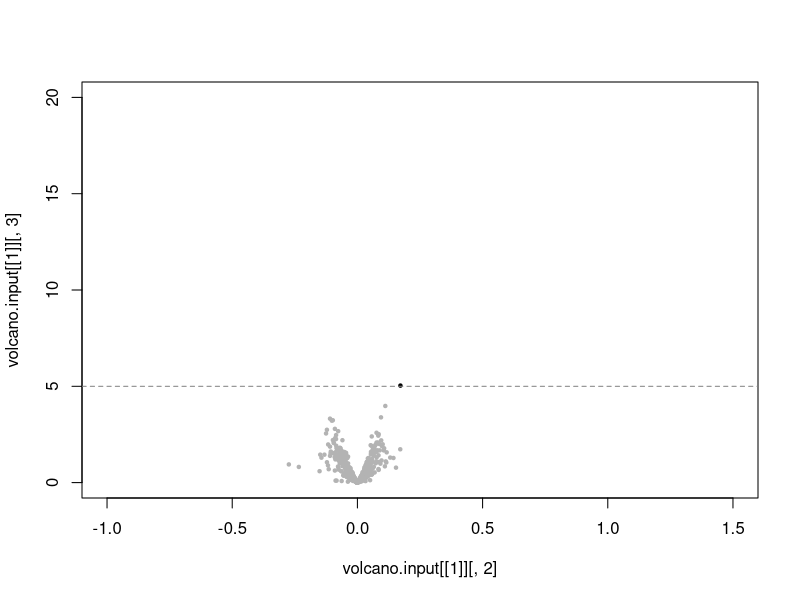
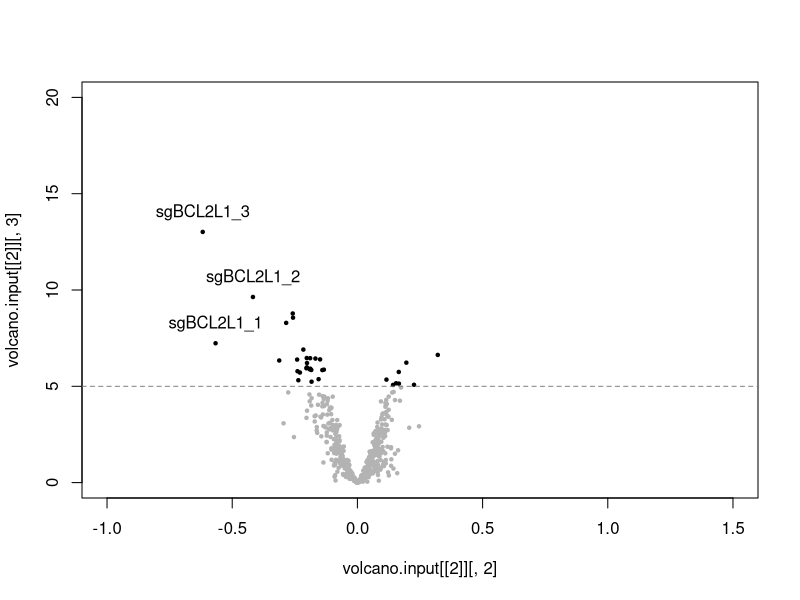
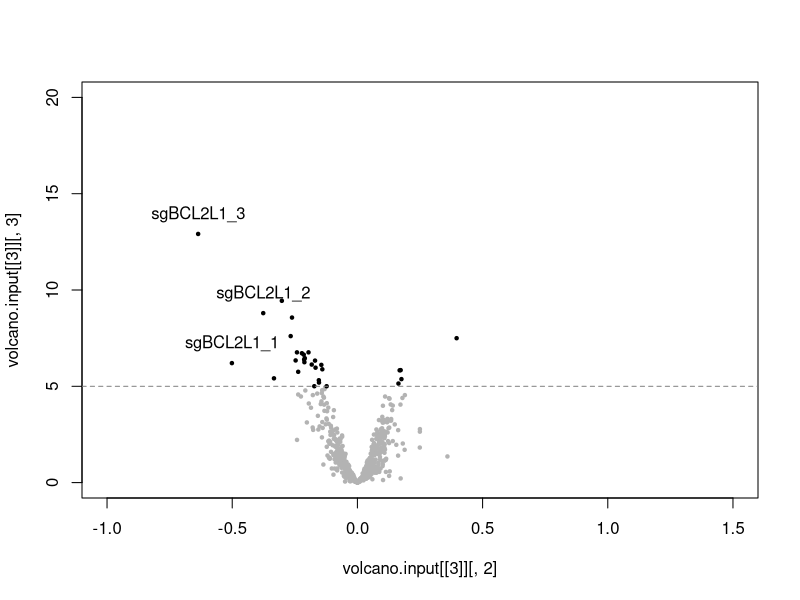
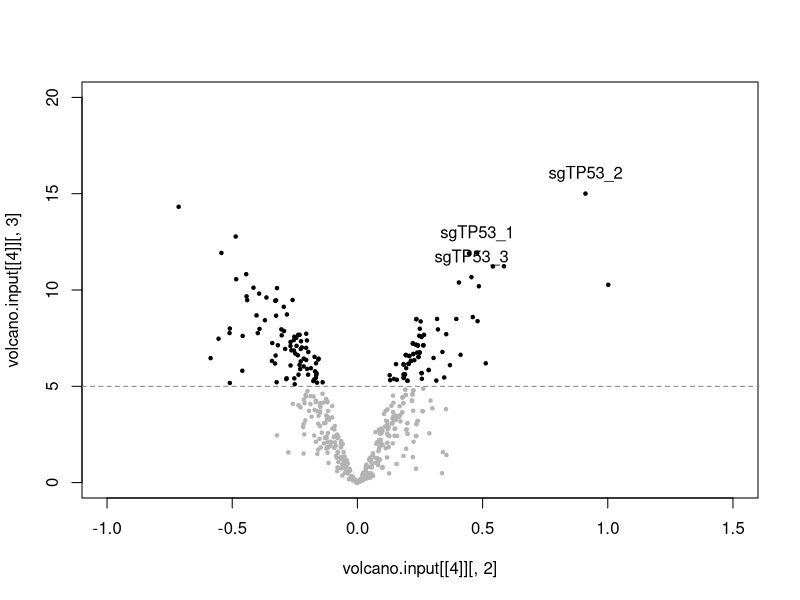
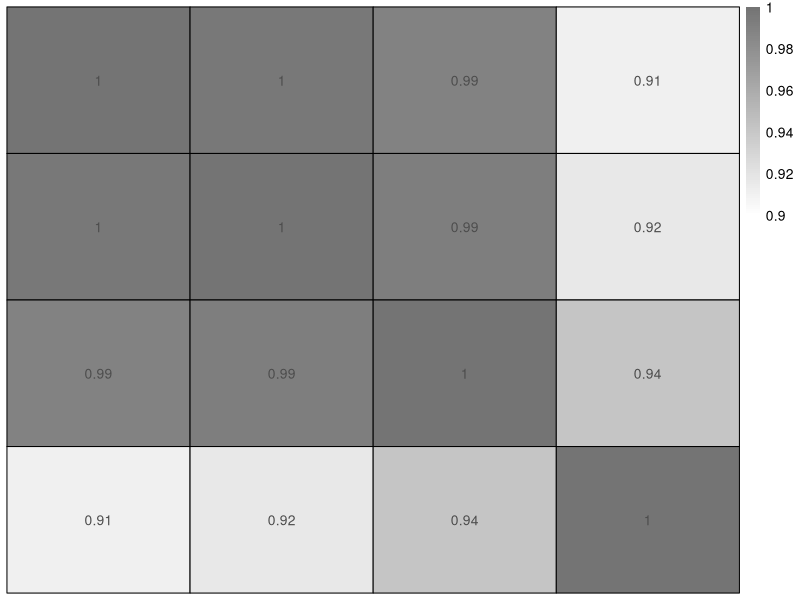
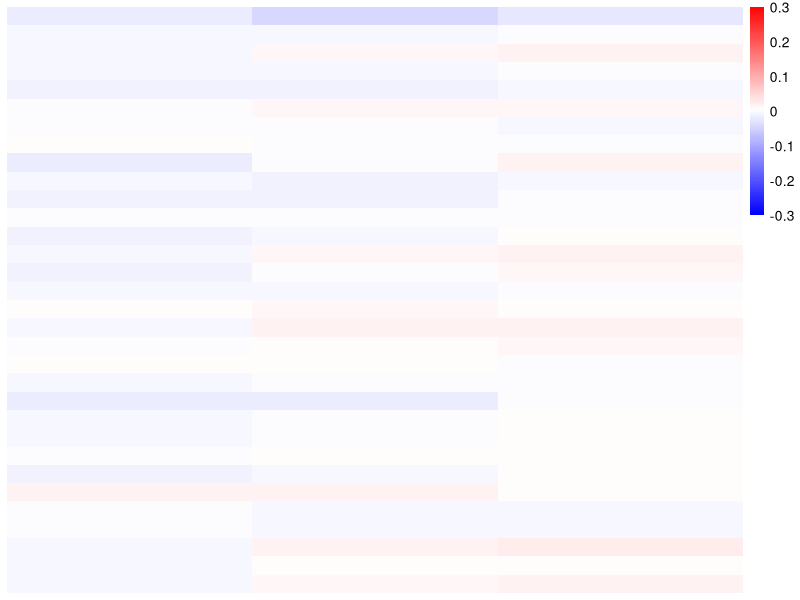
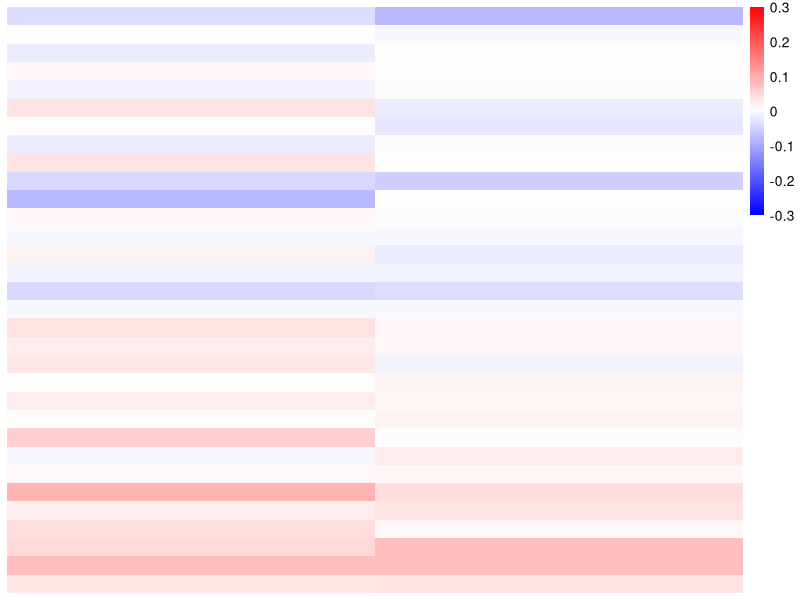

Generate these figures, in order, with R:
## ---- chunk 1
knitr::opts_chunk$set(
  warning=F,
  message=F,
  fig.width=7, fig.height=7,
  echo=T
)
## ---- chunk 2
library(pheatmap)
## ---- chunk 3
print("fig-1b-here")
## ---- chunk 4
library(openxlsx)
## ---- chunk 5
volcano.input = list(
  read.xlsx("fig-1c-input.xlsx", sheet=1),
  read.xlsx("fig-1c-input.xlsx", sheet=2),
  read.xlsx("fig-1c-input.xlsx", sheet=3),
  read.xlsx("fig-1c-input.xlsx", sheet=4)
)

plot(volcano.input[[1]][, 2], volcano.input[[1]][, 3], pch=20, cex=0.70,
  col=ifelse(volcano.input[[1]][, 3] >= 5.0, "black", "grey70"),
  xlim=c(-1.0, +1.5), ylim=c(0, 20)
)
abline(h=5.0, col="grey50", lty=2)

plot(volcano.input[[2]][, 2], volcano.input[[2]][, 3], pch=20, cex=0.70,
  col=ifelse(volcano.input[[2]][, 3] >= 5.0, "black", "grey70"),
  xlim=c(-1.0, +1.5), ylim=c(0, 20)
)
abline(h=5.0, col="grey50", lty=2)
text.show.2 = volcano.input[[2]][grep("sgBCL2L1_", volcano.input[[2]][, 1]), ]
text(x=text.show.2[, 2], y=text.show.2[, 3] + 1.0, labels=text.show.2[, 1])

plot(volcano.input[[3]][, 2], volcano.input[[3]][, 3], pch=20, cex=0.70,
  col=ifelse(volcano.input[[3]][, 3] >= 5.0, "black", "grey70"),
  xlim=c(-1.0, +1.5), ylim=c(0, 20)
)
abline(h=5.0, col="grey50", lty=2)
text.show.3 = volcano.input[[3]][grep("sgBCL2L1_", volcano.input[[3]][, 1]), ]
text(x=text.show.3[, 2], y=text.show.3[, 3] + 1.0, labels=text.show.3[, 1])

plot(volcano.input[[4]][, 2], volcano.input[[4]][, 3], pch=20, cex=0.70,
  col=ifelse(volcano.input[[4]][, 3] >= 5.0, "black", "grey70"),
  xlim=c(-1.0, +1.5), ylim=c(0, 20)
)
abline(h=5.0, col="grey50", lty=2)
text.show.4 = volcano.input[[4]][grep("sgTP53", volcano.input[[4]][, 1]), ]
text(x=text.show.4[, 2], y=text.show.4[, 3] + 1.0, labels=text.show.4[, 1])
## ---- chunk 6
correlation.input = cbind(
  c(36951, 39522, 53081, 31144, 34112, 39725, 32237, 33085, 58393, 37407, 37208, 33476, 50716, 35569, 36015, 42876, 53956, 43403, 30356, 24336, 39745, 42539, 41750, 43862, 37958, 43898, 38440, 34914, 34998, 31216, 40739, 35959),
  c(32302, 33600, 45448, 27019, 29319, 33994, 28845, 28476, 49964, 31083, 32011, 27701, 42399, 30426, 30178, 36697, 46241, 37071, 26287, 21439, 33387, 35474, 35225, 37625, 32300, 37593, 32507, 29883, 29088, 27514, 35037, 30480),
  c(39505, 42912, 55614, 32877, 35649, 42550, 35926, 34921, 61137, 39749, 40631, 34024, 53790, 38863, 37819, 45772, 57047, 45460, 32685, 26226, 40948, 44475, 42848, 45932, 39122, 48940, 41877, 38550, 33626, 34104, 44087, 38012),
  c(29708, 35816, 44707, 25086, 32981, 38075, 30307, 27999, 44428, 32989, 33348, 28845, 41031, 30768, 30894, 39775, 46344, 35767, 25921, 20947, 29414, 36372, 33206, 37898, 27571, 42330, 31745, 32132, 24182, 26432, 36729, 31750)
)

correlation.output = cor(correlation.input)
pheatmap(correlation.output, cluster_rows=F, cluster_cols=F, border_color="black",
  color=colorRampPalette(c("white", "grey45"))(100), breaks=seq(0.90, 1.00, length.out=100),
  display_numbers=round(correlation.output, 2), fontsize_number=10
)
## ---- chunk 7
heatmap.input = cbind(
  c(-0.0165782, -0.0047367, -0.0090594, -0.0036821, -0.0100582, -0.0015941, 0.00204447, 0.00535296, -0.0166796, -0.0063498, -0.0119492, -0.0014037, -0.0130518, -0.0040778, -0.0140498, -0.0039513, 0.00892923, -0.0038289, -0.0017354, 0.00869498, -0.0032629, -0.0185003, -0.0080443, -0.0038401, 0.00124816, -0.0151339, 0.01545386, -0.0020138, -0.0028616, -0.0035868, -0.0039058, -0.0067485),
  c(-0.0437371, -0.0062643, 0.01081928, -0.0061276, -0.0151058, 0.01185327, -0.0028545, 0.00264918, 0, -0.0132574, -0.0134188, -0.0029211, -0.0051474, 0.01209403, -0.0008212, -0.0064227, 0.01205981, 0.01664639, 0.00793326, 0.00611238, -0.0021838, -0.019319, -0.0022611, 0.00200725, 0.00573075, -0.0070468, 0.02067808, -0.0072382, -0.006352, 0.02084439, 0.00346889, 0.00937137),
  c(-0.0271589, -0.0015276, 0.0198787, -0.0024455, -0.0050476, 0.01344736, -0.004899, -0.0027038, 0.01667964, -0.0069076, -0.0014696, -0.0015174, 0.00790444, 0.0161718, 0.01322858, -0.0024714, 0.003130580, 0.02047526, 0.00966864, -0.0025826, 0.00107903, -0.0008187, 0.00578325, 0.00584734, 0.00448259, 0.00808715, 0.00522422, -0.0052244, -0.0034904, 0.02443118, 0.00737465, 0.01611988),
  c(-0.0360795, 0.00646372, -0.0154228, 0.01124101, -0.0149436, 0.03837116, 0.00719857, -0.0171693, 0.03909726, -0.0439681, -0.0794048, 0.01455659, -0.0031395, 0.01606358, -0.0125673, -0.0420127, -0.0069415, 0.0378287, 0.02503672, 0.02967342, 0.00788701, 0.02511509, 0.00476449, 0.05886714, -0.0031584, 0.01336897, 0.08854081, 0.02170257, 0.04423226, 0.04736031, 0.07578284, 0.02732082),
  c(-0.0778676, -0.0048161, 0.00719522, 0.00601926, -0.002289, -0.0182418, -0.0244228, 0, 0.00871386, -0.0557669, 0.00623524, 0.00109481, -0.0040742, -0.0173248, -0.0150332, -0.037252, -0.0080152, 0.01270147, 0.01299241, -0.0101972, 0.01642426, 0.01463421, 0.02069699, 0.0004051, 0.02621258, 0.00971823, 0.04225707, 0.03442039, 0.01336859, 0.080958, 0.08035364, 0.03470606)
)

pheatmap(heatmap.input[, 1:3], cluster_rows=F, cluster_cols=F, border_color=NA,
  color=colorRampPalette(c("blue", "white", "red"))(100), breaks=seq(-0.30, +0.30, length.out=100)
)
pheatmap(heatmap.input[, 4:5], cluster_rows=F, cluster_cols=F, border_color=NA,
  color=colorRampPalette(c("blue", "white", "red"))(100), breaks=seq(-0.30, +0.30, length.out=100)
)
